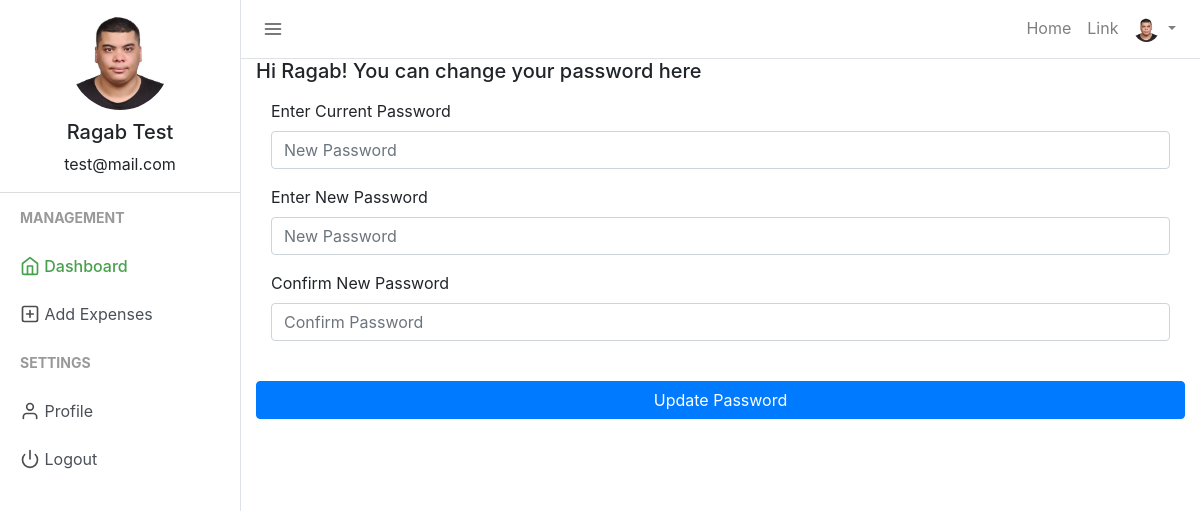
/change_password.php (signed in), run on the app's committed database.
### tables this page shows
CREATE TABLE `users` (
  `user_id` int(11) NOT NULL,
  `firstname` varchar(50) NOT NULL,
  `lastname` varchar(25) NOT NULL,
  `email` varchar(50) NOT NULL,
  `profile_path` varchar(50) NOT NULL DEFAULT 'default_profile.png',
  `password` varchar(50) NOT NULL,
  `trn_date` datetime NOT NULL
);

### session.php (called while the page is built, shortened)
<?php
include("config.php");
$sess_email = $_SESSION["email"];
$sql = "SELECT user_id, firstname, lastname, email, profile_path FROM users WHERE email = '$sess_email'";
$result = $con->query($sql);
if ($result->num_rows > 0) {
  while($row = $result->fetch_assoc()) {
    $firstname = $row["firstname"];
    $username =$row["firstname"]." ".$row["lastname"];
    $useremail=$row["email"];
    $userprofile="uploads/".$row["profile_path"];
  }
} else {
    $userid="GHX1Y2";
    $username ="Jhon Doe";
    $useremail="mailid@domain.com";
    $userprofile="Uploads/default_profile.png";
}
?>

### change_password.php (the view, shortened to what this page needs)
<?php
include("session.php");
?>
<!DOCTYPE html>
<html lang="en">
<head>
    <link href="css/bootstrap.min.css" rel="stylesheet">
    <link href="css/style.css" rel="stylesheet">
</head>
<body>
    <div class="d-flex" id="wrapper">
        <div class="border-right" id="sidebar-wrapper">
            <div class="user">
                <img class="img img-fluid rounded-circle" src="<?php echo $userprofile ?>" width="120">
                <h5><?php echo $username ?></h5>
                <p><?php echo $useremail ?></p>
            </div>
            <div class="sidebar-heading">Management</div>
            <div class="list-group list-group-flush">
                <a href="index.php" class="list-group-item list-group-item-action sidebar-active"><span data-feather="home"></span> Dashboard</a>
                <a href="add_expense.php" class="list-group-item list-group-item-action "><span data-feather="plus-square"></span> Add Expenses</a>
            </div>
            <div class="sidebar-heading">Settings </div>
            <div class="list-group list-group-flush">
                <a href="profile.php" class="list-group-item list-group-item-action "><span data-feather="user"></span> Profile</a>
                <a href="logout.php" class="list-group-item list-group-item-action "><span data-feather="power"></span> Logout</a>
            </div>
        </div>
        <div id="page-content-wrapper">
            <nav class="navbar navbar-expand-lg navbar-light  border-bottom">
                <button class="toggler" type="button" id="menu-toggle" aria-expanded="false">
                    <span data-feather="menu"></span>
                </button>
                <div class="collapse navbar-collapse" id="navbarSupportedContent">
                    <ul class="navbar-nav ml-auto mt-2 mt-lg-0">
                        <li class="nav-item">
                            <a class="nav-link" href="#">Home <span class="sr-only">(current)</span></a>
                        </li>
                        <li class="nav-item">
                            <a class="nav-link" href="#">Link</a>
                        </li>
                        <li class="nav-item dropdown">
                            <a class="nav-link dropdown-toggle" href="#" id="navbarDropdown" role="button" data-toggle="dropdown" aria-haspopup="true" aria-expanded="false">
                                <img class="img img-fluid rounded-circle" src="<?php echo $userprofile ?>" width="25">
                            </a>
                        </li>
                    </ul>
                </div>
            </nav>
            <div class="container-fluid">
                <h5>Hi <?php echo $firstname ?>! You can change your password here</h5>
                <div class="row mt-3">
                    <div class="col-md">
                        <form class="form" action="" method="post" id="registrationForm" autocomplete="off">
                            <div class="form-group">
                                <div class="col">
                                    <label for="password">
                                        Enter Current Password
                                    </label>
                                    <input type="password" class="form-control" name="curr_password" id="password" placeholder="New Password">
                                </div>
                            </div>
                            <div class="form-group">
                                <div class="col">
                                    <label for="password">
                                        Enter New Password
                                    </label>
                                    <input type="password" class="form-control" name="new_password" id="password" placeholder="New Password">
                                </div>
                            </div>
                            <div class="form-group">
                                <div class="col">
                                    <label for="password2">
                                        Confirm New Password
                                    </label>
                                    <input type="password" class="form-control" name="confirm_new_password" id="confirm_password" placeholder="Confirm Password">
                                </div>
                            </div>
                            <div class="form-group">
                                <div class="col-xs-12">
                                    <br>
                                    <button class="btn btn-block btn-primary" name="updatepassword" type="submit">Update Password</button>
                                </div>
                            </div>
                        </form>
                    </div>
                </div>
            </div>
        </div>
    </div>
</body>
</html>

### css/style.css (style rules this page uses)
body { background-color: #efefef; }
.feather { width: 20px; height: 20px; stroke: #4d4d4d; stroke-width: 2; stroke-linecap: round; stroke-linejoin: round; fill: none; vertical-align: text-bottom; }
.list-group { background-color: #ffffff; }
.list-group-item { border: none; }
.user { text-align: center; border-bottom: 1px solid #ddd; }
.user img { padding: 10px; }
.toggler { color: #000; background-color: #fff; border: none; outline: none; }
.sidebar-active { color: #47a04b; font-weight: 500; }
.sidebar-active .feather { stroke: #47a04b; font-weight: 500; }
#wrapper { overflow-x: hidden; background-color: #fff; }
#sidebar-wrapper { min-height: 100vh; margin-left: -15rem; -webkit-transition: margin 0.25s ease-out; -moz-transition: margin 0.25s ease-out; -o-transition: margin 0.25s ease-out; transition: margin 0.25s ease-out; }
#sidebar-wrapper .sidebar-heading { padding: 0.875rem 1.25rem; font-size: 14px; font-weight: bold; text-transform: uppercase; color: #999; }
#sidebar-wrapper .list-group { width: 15rem; }
#page-content-wrapper { min-width: 100vw; }
@media (min-width: 768px) { #sidebar-wrapper { margin-left: 0; } }
@media (min-width: 768px) { #page-content-wrapper { min-width: 0; width: 100%; } }
.container-fluid { margin-right: 20px; }

### data on the page
users: profile_path (picture), username "Ragab Test", email "test@mail.com", firstname "Ragab"
